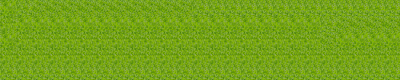

A 2D game scene composited from a Tiled map and its tileset images. What follows is a short description and the map's XML, with each tile layer's data collapsed to a summary:
An orthogonal 25x5 tile map with 16x16 px tiles, 2 tile layers (bg, graphics) and 2 objects.

<map version="1.0" tiledversion="1.0.2" orientation="orthogonal" renderorder="right-down" width="25" height="5" tilewidth="16" tileheight="16" nextobjectid="3">
 <tileset firstgid="1" source="untitled.tsx" />
 <layer name="bg" width="25" height="5">
  <data>[125 cells, 125 non-empty, 4 distinct tile ids]</data>
 </layer>
 <layer name="graphics" width="25" height="5">
  <data>[125 cells, 0 non-empty, 0 distinct tile ids]</data>
 </layer>
 <objectgroup name="Object Layer 1">
  <object id="1" x="50.3333" y="-16.6667" />
  <object id="2" x="9.66667" y="8" />
 </objectgroup>
</map>
